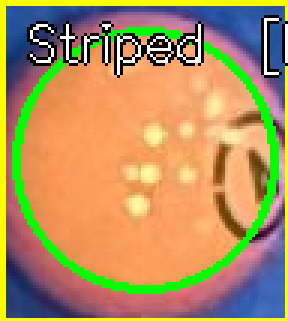
#> input picture eightball_vision/approaches/striped_classfication/results/contrast_boundary/pool_table_0_balls/ball_10_overlay.png, 96 x 107 px (shown 3 times larger); its folder holds only this picture in this run
$ python contrast_boundary_classifier.py
#> lines starting #> are read from the running program, lines starting #| are printed output that depends on the picture; after the words box and inside, x2 and y2 are one past the last pixel; in counts of white or black regions, pixels touching at a corner belong together
"""
Stripe vs Solid classifier: hue standard deviation inside a circle mask.

Readable structure with small helpers and clear constants; saves an overlay per crop.
"""

import os
import sys
import glob
import cv2
import numpy as np

# output directory for annotated overlays
SCRIPT_DIR = os.path.dirname(os.path.abspath(__file__))
OUTPUT_DIR = os.path.join(SCRIPT_DIR, "results", "contrast_boundary")

BASE_DIR = os.path.dirname(os.path.dirname(os.path.abspath(__file__)))
ml_detection = os.path.join(BASE_DIR, "circle_detection", "results", "ml_detection")
INPUT_PATH = os.path.join(ml_detection, "pool_table_0_balls")

# thresholds
BLACK_V_MAX = 40
WHITE_S_MAX = 30
WHITE_V_MIN = 180
HUE_STD_STRIPED = 20.0


def ensure_path(p):
    return p if p and (os.path.isdir(p) or os.path.isfile(p)) else None


def classify_by_hue_std(hsv_img, center, radius):
    mask = np.zeros(hsv_img.shape[:2], dtype="uint8")
    cv2.circle(mask, center, radius, 255, -1)
    total = cv2.countNonZero(mask)
    if total == 0:
        return "Unknown", "N/A"
    h = hsv_img[:, :, 0][mask == 255]
    s = hsv_img[:, :, 1][mask == 255]
    v = hsv_img[:, :, 2][mask == 255]
    black_pct = np.sum(v < BLACK_V_MAX) / total
    white_pct = np.sum((s < WHITE_S_MAX) & (v > WHITE_V_MIN)) / total
    if black_pct > 0.60:
        return "Solid (8-Ball)", "8"
    if white_pct > 0.60:
        return "Solid (Cue)", "Cue"
    hue_std = float(np.std(h))
    dbg = f"HueStd:{hue_std:.1f}"
    return ("Striped", dbg) if hue_std > HUE_STD_STRIPED else ("Solid", dbg)


def _class_to_color(label):
    # pick a tint per class for visualization (BGR)
    if label.startswith("Solid (8-Ball)"):
        return (0, 0, 255)   # red
    if label.startswith("Solid (Cue)"):
        return (255, 0, 0)   # blue
    if label.startswith("Striped"):
        return (0, 255, 255) # yellow
    if label.startswith("Solid"):
        return (0, 255, 0)   # green
    return (200, 200, 200)


def save_overlay(bgr, center, radius, label, dbg, subdir, base_name):
    out_dir = os.path.join(OUTPUT_DIR, subdir)
    if not os.path.exists(out_dir):
        os.makedirs(out_dir, exist_ok=True)

    h, w = bgr.shape[:2]
    mask = np.zeros((h, w), dtype=np.uint8)
    cv2.circle(mask, center, radius, 255, -1)

    color = _class_to_color(label)
    tint = np.zeros_like(bgr)
    tint[mask == 255] = color

    alpha = np.zeros((h, w, 1), dtype=np.float32)
    alpha[mask == 255] = 0.25
    blended = (bgr.astype(np.float32) * (1.0 - alpha) + tint.astype(np.float32) * alpha)
    blended = np.clip(blended, 0, 255).astype(np.uint8)

    cv2.circle(blended, center, radius, (0, 255, 0), 2)
    text = f"{label}  [{dbg}]"
    cv2.putText(blended, text, (8, 20), cv2.FONT_HERSHEY_SIMPLEX, 0.55, (0, 0, 0), 2)
    cv2.putText(blended, text, (8, 20), cv2.FONT_HERSHEY_SIMPLEX, 0.55, (255, 255, 255), 1)

    out_path = os.path.join(out_dir, f"{base_name}_overlay.png")
    cv2.imwrite(out_path, blended)
    return out_path


def classify_path(path_in):
    if os.path.isfile(path_in):
        imgs = [path_in]
        print(f"File: {path_in}\n")
        subdir = os.path.basename(os.path.dirname(path_in)) or "single"
    else:
        imgs = sorted(glob.glob(os.path.join(path_in, "*.png"))) + \
               sorted(glob.glob(os.path.join(path_in, "*.jpg")))
        print(f"Folder: {path_in}")
        print(f"Found {len(imgs)} crops\n")
        if not imgs:
            return
        subdir = os.path.basename(os.path.normpath(path_in))
    stripes = solids = 0
    for p in imgs:
        bgr = cv2.imread(p, cv2.IMREAD_COLOR)
#> bgr is the input picture: shape (107, 96, 3); mean B, G, R 94.8, 145.5, 178
        if bgr is None:
            continue
        h, w = bgr.shape[:2]
#> h = 107; w = 96
        c = (w // 2, h // 2)
#> c = (48, 53)
        r = int(0.45 * min(w, h))
#> r = 43
        hsv = cv2.cvtColor(bgr, cv2.COLOR_BGR2HSV)
#> hsv: shape (107, 96, 3); mean H, S, V 56.2, 150.9, 208.5
        label, dbg = classify_by_hue_std(hsv, c, r)
#> in classify_by_hue_std, `cv2.circle(mask, center, radius, 255, -1)`:
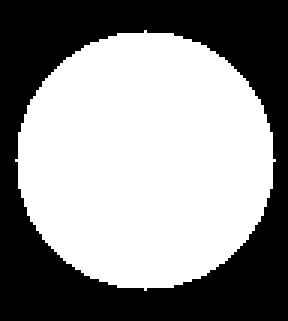
#> mask: shape (107, 96) (shown 3 times larger); 56.4% white; 1 black region, box (x1, y1, x2, y2) and area: (0, 0, 96, 107) 4483
#> in classify_by_hue_std, `h = hsv_img[:, :, 0][mask == 255]`: h = 5789 values, max 60 at index 0, min 0 at index 1, mean 15.36
#> in classify_by_hue_std, `s = hsv_img[:, :, 1][mask == 255]`: s = 5789 values, max 255 at index 0, min 0 at index 1, mean 151.6
#> in classify_by_hue_std, `v = hsv_img[:, :, 2][mask == 255]`: v = 5789 values, max 255 at index 0, min 0 at index 1, mean 234.8
#> in classify_by_hue_std, `black_pct = np.sum(v < BLACK_V_MAX) / total`: black_pct = 0.0335
#> in classify_by_hue_std, `white_pct = np.sum((s < WHITE_S_MAX) & (v > WHITE_V_MIN)) / total`: white_pct = 0.0162
#> in classify_by_hue_std, `hue_std = float(np.std(h))`: hue_std = 11.74
#> in classify_by_hue_std, `dbg = f"HueStd:{hue_std:.1f}"`: dbg = 'HueStd:11.7'
#> label = 'Solid'; dbg = 'HueStd:11.7'
        if label.startswith("Striped"):
            stripes += 1
        elif label.startswith("Solid"):
            solids += 1
        print(f"{os.path.basename(p)} -> {label} [{dbg}]")
#| ball_10_overlay.png -> Solid [HueStd:11.7]

        base = os.path.splitext(os.path.basename(p))[0]
        save_overlay(bgr, c, r, label, dbg, subdir, base)
#> in save_overlay, `blended = (bgr.astype(np.float32) * (1.0 - alpha) + tint.astype(np.flo..`:
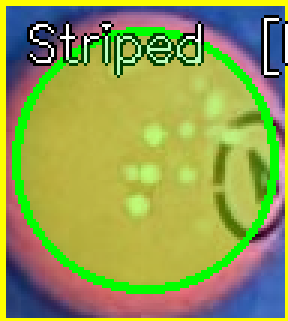
#> blended: shape (107, 96, 3) float32 (shown 3 times larger); mean B, G, R 82, 158.6, 147.1
#> in save_overlay, `cv2.putText(blended, text, (8, 20), cv2.FONT_HERSHEY_SIMPLEX, 0.55, (2..`:
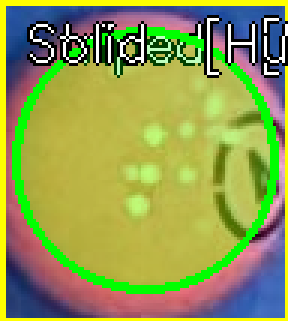
#> blended: shape (107, 96, 3) (shown 3 times larger); mean B, G, R 80.6, 156.8, 145.6
    print(f"\nTotals: {stripes} stripes, {solids} solids")


if __name__ == "__main__":
    classify_path(INPUT_PATH)

$ run again, on eightball_vision/approaches/striped_classfication/results/contrast_boundary/pool_table_0_balls/ball_11_overlay.png
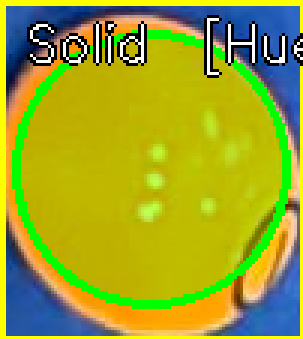
#> input picture eightball_vision/approaches/striped_classfication/results/contrast_boundary/pool_table_0_balls/ball_11_overlay.png, 101 x 113 px (shown 3 times larger)
#> in classify_path, bgr is the input picture: shape (113, 101, 3); mean B, G, R 40.7, 165.3, 155
#> hsv: shape (113, 101, 3); mean H, S, V 43.3, 215.5, 191.4
#> in classify_by_hue_std, `cv2.circle(mask, center, radius, 255, -1)`:
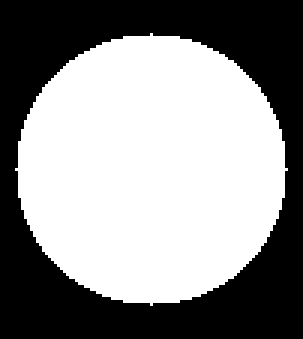
#> mask: shape (113, 101) (shown 3 times larger); 55.7% white; 1 black region, box (x1, y1, x2, y2) and area: (0, 0, 101, 113) 5052
#> in classify_by_hue_std, `h = hsv_img[:, :, 0][mask == 255]`: h = 6361 values, max 60 at index 0, min 0 at index 1, mean 30.26
#> s = 6361 values, max 255 at index 0, min 0 at index 1, mean 244.8
#> v = 6361 values, max 255 at index 0, min 0 at index 1, mean 192.2
#> black_pct = 0.0178
#> white_pct = 0.00943
#> hue_std = 8.97
#> in classify_by_hue_std, `dbg = f"HueStd:{hue_std:.1f}"`: dbg = 'HueStd:9.0'
#> in classify_path, `label, dbg = classify_by_hue_std(hsv, c, r)`: label = 'Solid'; dbg = 'HueStd:9.0'
#| ball_11_overlay.png -> Solid [HueStd:9.0]
#> in save_overlay, `cv2.putText(blended, text, (8, 20), cv2.FONT_HERSHEY_SIMPLEX, 0.55, (2..`:
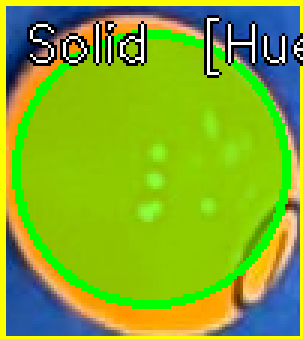
#> blended: shape (113, 101, 3) (shown 3 times larger); mean B, G, R 40.1, 174, 130.6
